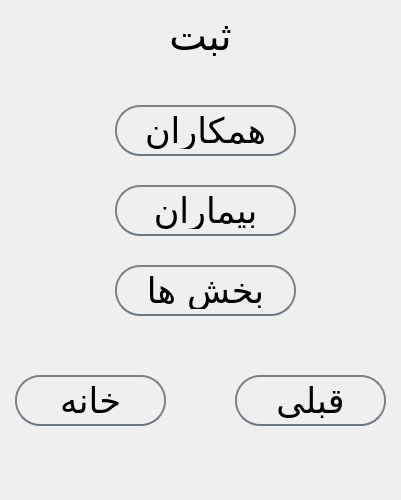
<?xml version="1.0" encoding="UTF-8"?>
<ui version="4.0">
 <class>MainWindow</class>
 <widget class="QMainWindow" name="MainWindow">
  <property name="geometry">
   <rect>
    <x>0</x>
    <y>0</y>
    <width>401</width>
    <height>500</height>
   </rect>
  </property>
  <property name="windowTitle">
   <string>MainWindow</string>
  </property>
  <widget class="QWidget" name="centralwidget">
   <widget class="QPushButton" name="but_patients">
    <property name="geometry">
     <rect>
      <x>110</x>
      <y>180</y>
      <width>191</width>
      <height>61</height>
     </rect>
    </property>
    <property name="font">
     <font>
      <family>IRNazanin</family>
      <pointsize>30</pointsize>
      <weight>50</weight>
      <italic>false</italic>
      <bold>false</bold>
     </font>
    </property>
    <property name="styleSheet">
     <string notr="true">QPushButton {
    background-color: transparent; /* Transparent background */
    color: rgb(0,0,0); /* Text color */
    border: 2px solid gray; /* Border around the button */
    padding: 5px; /* Increased padding for better touch targets */
    border-radius: 25px; /* Rounded corners */
    margin: 5px; /* Uniform margin on all sides */
    font-size: 35px; /* Font size for better readability */
	font: 30pt &quot;IRNazanin&quot;;
border-bottom: 2px solid rgba(105,118,132,255);
}

QPushButton:hover {
    border-color: rgba(190, 190, 190, 0.7); /* Lighter border on hover */
    background-color: rgba(255, 255, 255, 0.1); /* Light background on hover for visual feedback */
}

QPushButton:pressed {
    background-color: rgba(255, 255, 255, 0.2); /* Darker background when pressed */
	font: 20pt &quot;Ubuntu&quot;;
    border-color: rgba(150, 150, 150, 0.8); /* Change border color when pressed */
}

QPushButton:disabled {
    color: rgba(255, 255, 255, 0.5); /* Lighter text color when disabled */
    border-color: rgba(190, 190, 190, 0.3); /* Lighter border when disabled */
}
</string>
    </property>
    <property name="text">
     <string>بیماران</string>
    </property>
   </widget>
   <widget class="QPushButton" name="but_home">
    <property name="geometry">
     <rect>
      <x>10</x>
      <y>370</y>
      <width>161</width>
      <height>61</height>
     </rect>
    </property>
    <property name="font">
     <font>
      <family>IRNazanin</family>
      <pointsize>30</pointsize>
      <weight>50</weight>
      <italic>false</italic>
      <bold>false</bold>
     </font>
    </property>
    <property name="styleSheet">
     <string notr="true">QPushButton {
    background-color: transparent; /* Transparent background */
    color: rgb(0,0,0); /* Text color */
    border: 2px solid gray; /* Border around the button */
    padding: 5px; /* Increased padding for better touch targets */
    border-radius: 25px; /* Rounded corners */
    margin: 5px; /* Uniform margin on all sides */
    font-size: 35px; /* Font size for better readability */
	font: 30pt &quot;IRNazanin&quot;;
border-bottom: 2px solid rgba(105,118,132,255);
}

QPushButton:hover {
    border-color: rgba(190, 190, 190, 0.7); /* Lighter border on hover */
    background-color: rgba(255, 255, 255, 0.1); /* Light background on hover for visual feedback */
}

QPushButton:pressed {
    background-color: rgba(255, 255, 255, 0.2); /* Darker background when pressed */
	font: 20pt &quot;Ubuntu&quot;;
    border-color: rgba(150, 150, 150, 0.8); /* Change border color when pressed */
}

QPushButton:disabled {
    color: rgba(255, 255, 255, 0.5); /* Lighter text color when disabled */
    border-color: rgba(190, 190, 190, 0.3); /* Lighter border when disabled */
}
</string>
    </property>
    <property name="text">
     <string>خانه</string>
    </property>
   </widget>
   <widget class="QPushButton" name="but_employess">
    <property name="geometry">
     <rect>
      <x>110</x>
      <y>100</y>
      <width>191</width>
      <height>61</height>
     </rect>
    </property>
    <property name="font">
     <font>
      <family>IRNazanin</family>
      <pointsize>30</pointsize>
      <weight>50</weight>
      <italic>false</italic>
      <bold>false</bold>
     </font>
    </property>
    <property name="styleSheet">
     <string notr="true">QPushButton {
    background-color: transparent; /* Transparent background */
    color: rgb(0,0,0); /* Text color */
    border: 2px solid gray; /* Border around the button */
    padding: 5px; /* Increased padding for better touch targets */
    border-radius: 25px; /* Rounded corners */
    margin: 5px; /* Uniform margin on all sides */
    font-size: 35px; /* Font size for better readability */
	font: 30pt &quot;IRNazanin&quot;;
border-bottom: 2px solid rgba(105,118,132,255);
}

QPushButton:hover {
    border-color: rgba(190, 190, 190, 0.7); /* Lighter border on hover */
    background-color: rgba(255, 255, 255, 0.1); /* Light background on hover for visual feedback */
}

QPushButton:pressed {
    background-color: rgba(255, 255, 255, 0.2); /* Darker background when pressed */
	font: 20pt &quot;Ubuntu&quot;;
    border-color: rgba(150, 150, 150, 0.8); /* Change border color when pressed */
}

QPushButton:disabled {
    color: rgba(255, 255, 255, 0.5); /* Lighter text color when disabled */
    border-color: rgba(190, 190, 190, 0.3); /* Lighter border when disabled */
}
</string>
    </property>
    <property name="text">
     <string>همکاران</string>
    </property>
   </widget>
   <widget class="QPushButton" name="but_deptment">
    <property name="geometry">
     <rect>
      <x>110</x>
      <y>260</y>
      <width>191</width>
      <height>61</height>
     </rect>
    </property>
    <property name="font">
     <font>
      <family>IRNazanin</family>
      <pointsize>30</pointsize>
      <weight>50</weight>
      <italic>false</italic>
      <bold>false</bold>
     </font>
    </property>
    <property name="styleSheet">
     <string notr="true">QPushButton {
    background-color: transparent; /* Transparent background */
    color: rgb(0,0,0); /* Text color */
    border: 2px solid gray; /* Border around the button */
    padding: 5px; /* Increased padding for better touch targets */
    border-radius: 25px; /* Rounded corners */
    margin: 5px; /* Uniform margin on all sides */
    font-size: 35px; /* Font size for better readability */
	font: 30pt &quot;IRNazanin&quot;;
border-bottom: 2px solid rgba(105,118,132,255);
}

QPushButton:hover {
    border-color: rgba(190, 190, 190, 0.7); /* Lighter border on hover */
    background-color: rgba(255, 255, 255, 0.1); /* Light background on hover for visual feedback */
}

QPushButton:pressed {
    background-color: rgba(255, 255, 255, 0.2); /* Darker background when pressed */
	font: 20pt &quot;Ubuntu&quot;;
    border-color: rgba(150, 150, 150, 0.8); /* Change border color when pressed */
}

QPushButton:disabled {
    color: rgba(255, 255, 255, 0.5); /* Lighter text color when disabled */
    border-color: rgba(190, 190, 190, 0.3); /* Lighter border when disabled */
}
</string>
    </property>
    <property name="text">
     <string>بخش ها</string>
    </property>
   </widget>
   <widget class="QPushButton" name="but_bake">
    <property name="geometry">
     <rect>
      <x>230</x>
      <y>370</y>
      <width>161</width>
      <height>61</height>
     </rect>
    </property>
    <property name="font">
     <font>
      <family>IRNazanin</family>
      <pointsize>30</pointsize>
      <weight>50</weight>
      <italic>false</italic>
      <bold>false</bold>
     </font>
    </property>
    <property name="styleSheet">
     <string notr="true">QPushButton {
    background-color: transparent; /* Transparent background */
    color: rgb(0,0,0); /* Text color */
    border: 2px solid gray; /* Border around the button */
    padding: 5px; /* Increased padding for better touch targets */
    border-radius: 25px; /* Rounded corners */
    margin: 5px; /* Uniform margin on all sides */
    font-size: 35px; /* Font size for better readability */
	font: 30pt &quot;IRNazanin&quot;;
border-bottom: 2px solid rgba(105,118,132,255);
}

QPushButton:hover {
    border-color: rgba(190, 190, 190, 0.7); /* Lighter border on hover */
    background-color: rgba(255, 255, 255, 0.1); /* Light background on hover for visual feedback */
}

QPushButton:pressed {
    background-color: rgba(255, 255, 255, 0.2); /* Darker background when pressed */
	font: 20pt &quot;Ubuntu&quot;;
    border-color: rgba(150, 150, 150, 0.8); /* Change border color when pressed */
}

QPushButton:disabled {
    color: rgba(255, 255, 255, 0.5); /* Lighter text color when disabled */
    border-color: rgba(190, 190, 190, 0.3); /* Lighter border when disabled */
}
</string>
    </property>
    <property name="text">
     <string>قبلی</string>
    </property>
   </widget>
   <widget class="QLabel" name="label_pic">
    <property name="geometry">
     <rect>
      <x>0</x>
      <y>0</y>
      <width>401</width>
      <height>501</height>
     </rect>
    </property>
    <property name="text">
     <string/>
    </property>
    <property name="pixmap">
     <pixmap>2.jpg</pixmap>
    </property>
    <property name="scaledContents">
     <bool>true</bool>
    </property>
   </widget>
   <widget class="QLabel" name="label">
    <property name="geometry">
     <rect>
      <x>0</x>
      <y>0</y>
      <width>401</width>
      <height>71</height>
     </rect>
    </property>
    <property name="font">
     <font>
      <family>IRNazanin</family>
      <pointsize>30</pointsize>
      <weight>50</weight>
      <italic>false</italic>
      <bold>false</bold>
     </font>
    </property>
    <property name="styleSheet">
     <string notr="true">color: rgb(0,0,0);
font: 30pt &quot;IRNazanin&quot;;color: rgb(0,0,0);
</string>
    </property>
    <property name="text">
     <string>ثبت</string>
    </property>
    <property name="alignment">
     <set>Qt::AlignCenter</set>
    </property>
   </widget>
   <zorder>label_pic</zorder>
   <zorder>but_patients</zorder>
   <zorder>but_home</zorder>
   <zorder>but_employess</zorder>
   <zorder>but_deptment</zorder>
   <zorder>but_bake</zorder>
   <zorder>label</zorder>
  </widget>
 </widget>
 <resources/>
 <connections/>
</ui>
